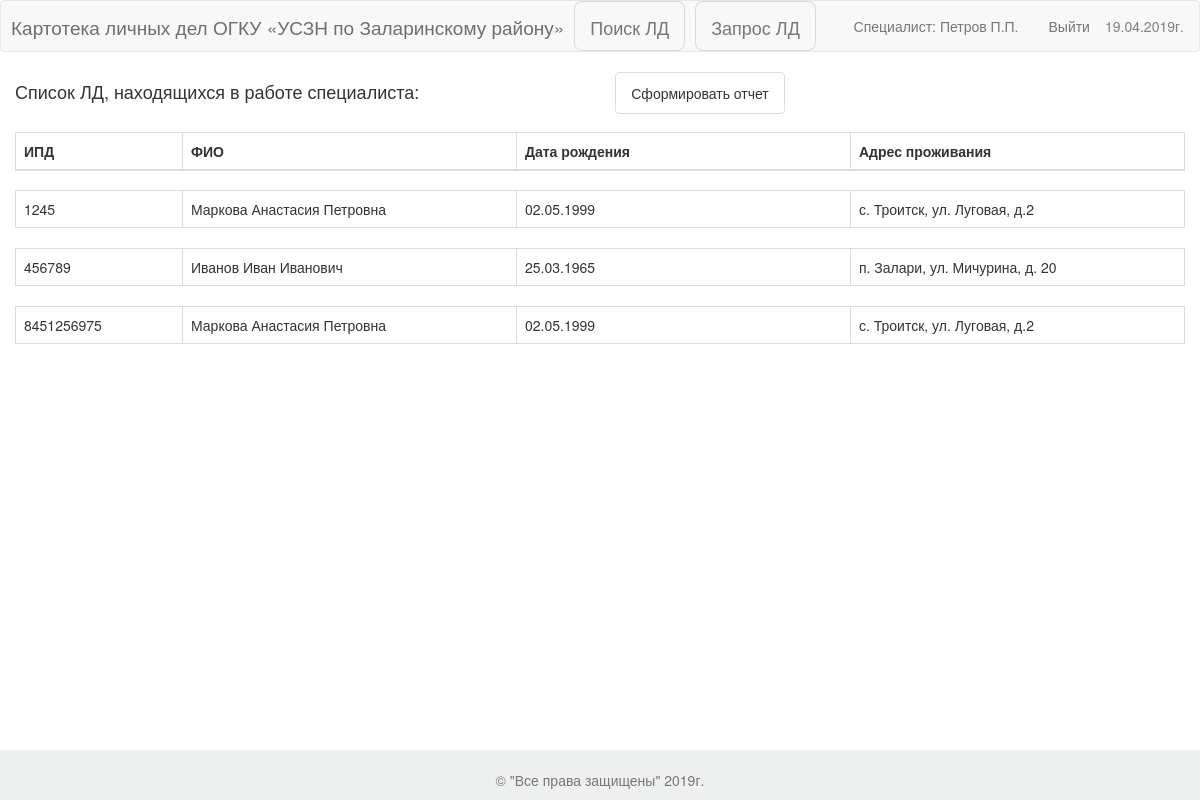
Before: /injob (signed in) with the older database file.
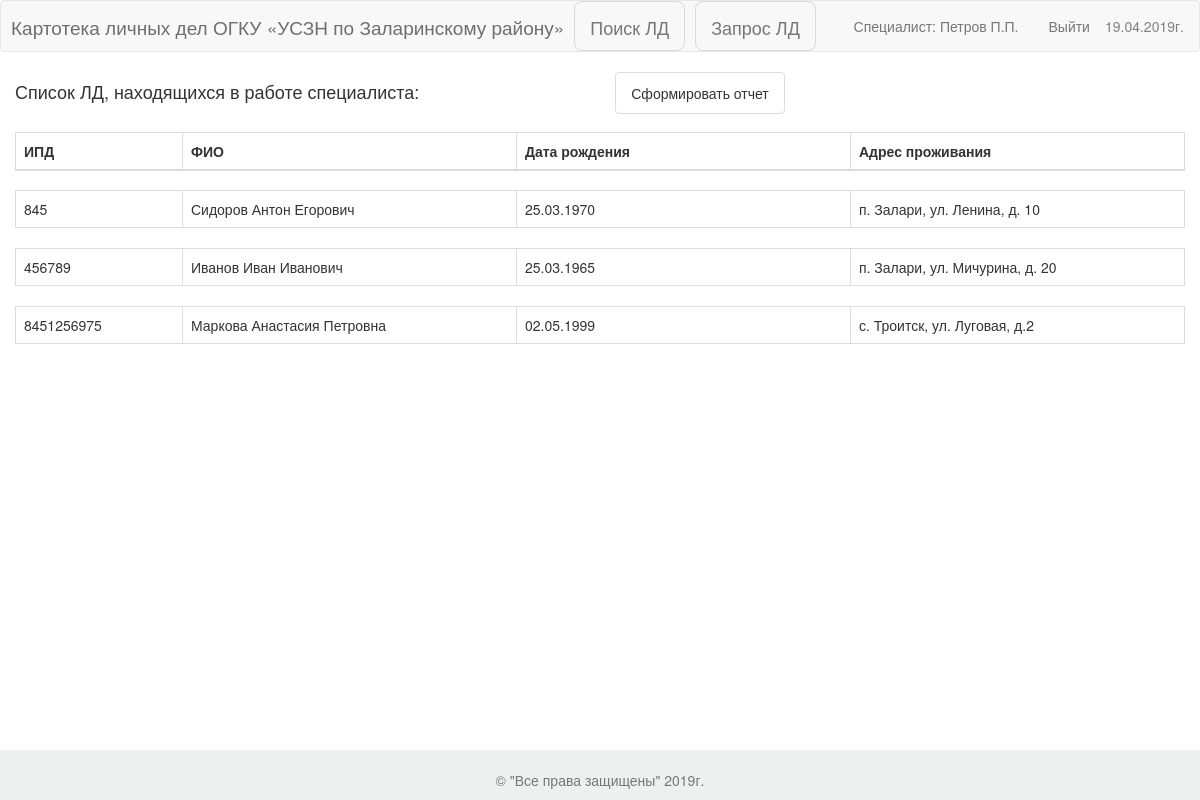
After: the same page with the newer database file.
### users/models.py (models this page shows, shortened)
class UsersProfile(models.Model):
    user = models.OneToOneField(User, null=True, blank=True, help_text='Ссылка на Django-аккаунт')
    fio = models.CharField(max_length=255, help_text='ФИО')
    def get_fio(self, dots=True):
        fio = self.fio.replace("  ", " ").strip()
        fio_split = fio.split(" ")
        if len(fio_split) == 0:
            fio_split.append("")
        if len(fio_split) == 1:
            fio_split.append("")
        if len(fio_split) == 2:
            fio_split.append("")
        if dots:
            return fio_split[0] + " " + fio_split[1][0] + "." + fio_split[2][0] + "."
        return fio_split[0] + " " + fio_split[1][0] + fio_split[2][0]

### main/models.py (models this page shows, shortened)
class CardIndex(models.Model):
    ipd = models.IntegerField(verbose_name='Индивидуальное порядковое дело', help_text='ИПД')
    client = models.ForeignKey(Client, verbose_name='Клиент', help_text='Клиент')
    category = models.ForeignKey(Category, verbose_name='Категория клиента', help_text='Категория клиента')
    control = models.ForeignKey(Control, verbose_name='Статус ЛД', help_text='Статус ЛД')
    spec = models.ForeignKey(UsersProfile, default=0, blank=True, null=True,
                             verbose_name='Движение ЛД по специалистам', help_text='Движение ЛД')
    info = models.CharField(max_length=200, blank=True, verbose_name='Движение ЛД по другим УСЗН',
                            help_text='Движение по др. УСЗН.')

class Client(models.Model):
    last_name = models.CharField(max_length=30, help_text='Фамилия') # Фамилия
    first_name = models.CharField(max_length=30, help_text='Имя') # Имя
    middle_name = models.CharField(max_length=30, help_text='Отчество') # Отчество
    bday = models.DateField(auto_now=False, auto_now_add=False, help_text='Дата рождения') # Дата рождения
    address = models.CharField(max_length=100, help_text='Адрес проживания') # Адрес проживания
    def fio(self) -> str:
        return '{} {} {}'.format(self.last_name, self.first_name, self.middle_name)
    def __str__(self):
        return self.fio()

### main/views.py (the view)
# urls.py: url(r'^injob$', views.ldinjob, name='ldinjob'),
@login_required
def ldinjob(request):
    lds = CardIndex.objects.all()
    injob = CardIndex.objects.filter(spec=request.user.usersprofile).order_by('ipd')
    return render(request, 'main/injob.html', {'injob': injob, 'lds': lds})

### main/templates/main/injob.html (shortened to what this page needs)
{% extends "main/base.html" %}
{% block menu %}
    <a class="navbar-brand" href="{% url 'main:main' %}">Поиск ЛД</a>
    <a class="navbar-brand" href="{% url 'main:queryld' %}">Запрос ЛД</a>
{% endblock menu %}
{% block content %}
<div class="container-fluid">
    <div class="row">
        <div class="col-md-6"><h4 class='f-h' style="text-align: left;">Список ЛД, находящихся в работе специалиста:</h4><br></div>
        <div class="col-md-2"  id="stat_spec">
            {% for ld in lds %}
                {% if ld.pk == request.user.usersprofile.pk %}
                    <li class="list-group-item" onclick="gen_stat('spec', {{ ld.pk }})">Сформировать отчет</li>
                {% endif %}
            {% endfor %}
        </div>
    </div>
    <div>
        <table class="table table-bordered floatThead ct">
        <thead class="thead-dark">
            <tr>
                <th class="col-xs-1">ИПД</th>
                <th class="col-xs-2">ФИО</th>
                <th class="col-xs-2">Дата рождения</th>
                <th class="col-xs-2">Адрес проживания</th>
            </tr>
        </thead>
        </table>
    </div>
</div>
    {% for ld in injob %}
<div class="container-fluid">
    <div>
        <table class="table table-bordered floatThead ct">
        <tbody>
            <tr>
                <td class="col-xs-1">{{ ld.ipd }}</td>
                <td class="col-xs-2">{{ ld.client }}</td>
                <td class="col-xs-2">{{ ld.client.bday }}</td>
                <td class="col-xs-2">{{ ld.client.address }}</td>
            </tr>
        </tbody>
        </table>
    </div>
</div>
    {% endfor %}
{% endblock content %}

### main/templates/main/base.html (shortened to what this page needs)
<!DOCTYPE html>
<html lang="en">
<head>
    <link href="/static/css/bootstrap.min.css" rel="stylesheet">
    <link rel="stylesheet" href="/static/css/style.css">
</head>
<body>
    <nav id="raport" class="navbar navbar-default" role="navigation">
        <div id="logo_name">
            Картотека личных дел ОГКУ &#171;УСЗН по Заларинскому району&#187;
        </div>
        <div id="menu">{% block menu %}{% endblock menu %}</div>
        <div>
            <div class="date">
                {% now "d.m.Yг." %}
            </div>
            <div id="navbar" class="navbar-collapse collapse">
                <ul class="nav navbar-nav navbar-right">
                    {% if user.is_authenticated %}
                    {% for v in request.user.groups.all %}
                        <li><a>{{ v }}: {{ request.user.usersprofile.get_fio }}</a></li>
                    {% endfor %}
                        <li><a href="{% url 'users:logout' %}">Выйти</a></li>
                    {% else %}
                        <li><a href="{% url 'users:login' %}">Войти</a></li>
                    {% endif %}
                </ul>
            </div>
        </div>
    </nav>
{% block content %}{% endblock content %}
{% block footer %}
    <nav class="navbar navbar-default navbar-fixed-bottom">
            <div align='center'>
                <footer>
                    <p class="text-muted"><br>&#169 "Все права защищены" {% now "Y" %}г.</p>
                </footer>
            </div>
    </nav>
{% endblock footer %}
</body>
</html>

### static/css/style.css (style rules this page uses)
body li { list-style-type: none }
#logo_name { float: left; margin-left: 10px; padding-top: 12px; font-size: 19px; color: #6E6E6E; }
.date { color: grey; padding: 15px; float: right; }
footer { background: #EDF0EF; heigth: 132px; align-items: center; position: absolute; bottom: 0; width: 100%; }
#menu a { border: 1px solid #D8D8D8; border-radius: 8px; margin-left: 10px; }
#stat_spec li { cursor: pointer; text-align: center }

Changed rows visible on the page:
no longer on this page (row edited): CardIndex: ipd "1245", client "Маркова Анастасия Петровна", client.bday "02.05.1999", client.address "с. Троитск, ул. Луговая, д.2"
now on this page (row edited): CardIndex: ipd "845", client "Сидоров Антон Егорович", client.bday "25.03.1970", client.address "п. Залари, ул. Ленина, д. 10"
